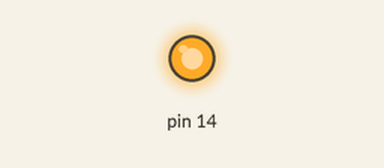
A sketch run on a simulated Arduino Uno, built with avr-gcc and run on an emulated ATmega328P. On the bench: output pins drawn as LEDs (lit = HIGH).

Above: at 0.1 s.
Timing chart, 0 to 1.6 s (numbered marks = the images above):
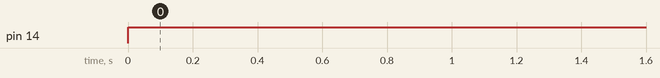

The sketch:

LED.ino
```cpp
void setup() {
  pinMode(14, OUTPUT);

}

void loop() {
  // put your main code here, to run repeatedly:
  digitalWrite(14, HIGH);
}
```

Measured:
- by itself, pin 14: LOW → HIGH at 0.00 s
